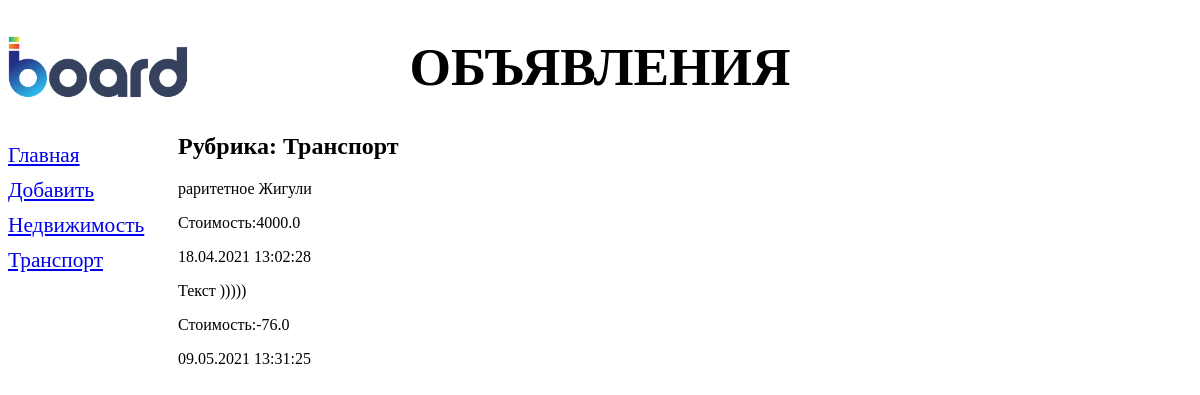
The page /bboard/2/ on the database its author committed.
### bboard/models.py (models this page shows, shortened)
class Rubric(models.Model):
    name=models.CharField(max_length=20,db_index=True,
                          verbose_name='Название')
    class Meta:
        verbose_name_plural='Рубрики'
        verbose_name='Рубрика'
        ordering=['name']

class Bb(models.Model):
    title=models.CharField(max_length=50
                           ,verbose_name='Заголовок')
    content=models.TextField(null=True,blank=True,verbose_name='Текст объявления')
    price=models.FloatField(null=True,blank=True,verbose_name='Цена')
    published=models.DateTimeField(auto_now_add=True,db_index=True)
    rubric=models.ForeignKey('rubric',on_delete=models.PROTECT,
                             verbose_name='Рубрика',null=True)
    class Meta:
        verbose_name_plural='Объявления'
        verbose_name='Объявление'

### bboard/views.py (the view)
# urls.py: path('<int:rubric_id>/',by_rubric,name='by_rubric'),
def by_rubric(request,rubric_id):
    bbs=Bb.objects.filter(rubric=rubric_id)
    rubrics=Rubric.objects.all()
    curent_rubric=Rubric.objects.get(pk=rubric_id)
    context={'bbs':bbs,'rubrics':rubrics,'current_rubric':curent_rubric}
    return render(request,'bboard/by_rubric.html',context)

### bboard/templates/bboard/by_rubric.html (shortened to what this page needs)
{% extends "bboard/basic.html" %}
   {% block content %}
        <h2>Рубрика: {{ current_rubric.name }}</h2>
        {% for bb in bbs %}
        <div>
                <p> {{ bb.content}}</p>
                <p>Стоимость:{{bb.price}}</p>
                <p> {{  bb.published|date:"d.m.Y H:i:s" }} </p>
        </div>
        {% endfor %}
  {% endblock %}

### bboard/templates/bboard/basic.html (shortened to what this page needs)
{% load static  %}
<!DOCTYPE html>
<html lang="en">
<head>
    <link type="text/css" rel="stylesheet" href="{% static 'bboard/style.css' %}">
</head>
<body>
     <header>
         <h1> Объявления</h1>
     </header>
            <nav>
                <a href="{% url 'index' %}">Главная</a>
                <a href="{% url 'add' %}">Добавить</a>
                {% for rubric in rubrics %}
                <a href="{% url 'by_rubric' rubric.pk %}">{{ rubric.name }}</a>
                {% endfor %}
            </nav>
             <section>
                 {% block content %}
                 {% endblock %}
             </section>
</body>
</html>

### bboard/static/bboard/style.css (style rules this page uses)
header h1 { font-size: 40pt; text-transform: uppercase; text-align: center; background: url("logo1.png") left / auto 100% no-repeat; }
nav { font-size: 16pt; max-width: 150px; float: left; }
nav a { display: block; margin: 10px 0; }
section { margin-left: 170px; }
body { background: url("bg1.png") ; }

### rows shown on the page
Rubric: name "Недвижимость"
Rubric: name "Транспорт"
Bb: content "раритетное Жигули", price "4000.0", published "18.04.2021 13:02:28"
Bb: content "Текст )))))", price "-76.0", published "09.05.2021 13:31:25"
